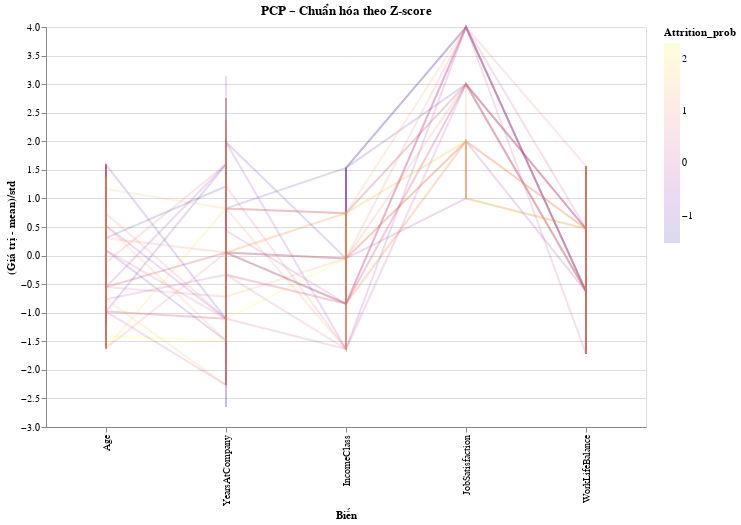

This figure's notebook cell:
### Code cell
hr_z = hr.copy()
for c in cols[:-1]:
    hr_z[c] = (hr[c] - hr[c].mean()) / hr[c].std()

hr_long_z = hr_z.melt(id_vars="Attrition_prob", var_name="Variable", value_name="Value")

chart_z = alt.Chart(hr_long_z).mark_line(opacity=0.15).encode(
    x=alt.X("Variable:N", sort=order, title="Biến"),
    y=alt.Y("Value:Q", title="(Giá trị - mean)/std"),
    color=alt.Color("Attrition_prob:Q", scale=alt.Scale(scheme="plasma")),
    detail="Attrition_prob"
).properties(
    width=600,
    height=400,
    title="PCP – Chuẩn hóa theo Z-score"
)
chart_z

### Figure 1 — Vega-Lite specification as saved in the notebook (floating-point values rounded to 4 significant figures; data arrays with more than 128 entries replaced by an {"elided": "..."} marker saying what was removed)
{"config": {"view": {"continuousWidth": 300, "continuousHeight": 300}}, "data": {"name": "data-39a48106cd55a07f828e527f7a2de3ae"}, "mark": {"type": "line", "opacity": 0.15}, "encoding": {"color": {"field": "Attrition_prob", "scale": {"scheme": "plasma"}, "type": "quantitative"}, "detail": {"field": "Attrition_prob", "type": "quantitative"}, "x": {"field": "Variable", "sort": ["Age", "YearsAtCompany", "IncomeClass", "JobSatisfaction", "WorkLifeBalance"], "title": "Biến", "type": "nominal"}, "y": {"field": "Value", "title": "(Giá trị - mean)/std", "type": "quantitative"}}, "height": 400, "title": "PCP – Chuẩn hóa theo Z-score", "width": 600, "$schema": "https://vega.github.io/schema/vega-lite/v5.20.1.json", "datasets": {"data-39a48106cd55a07f828e527f7a2de3ae": {"elided": "5000 records"}}}
